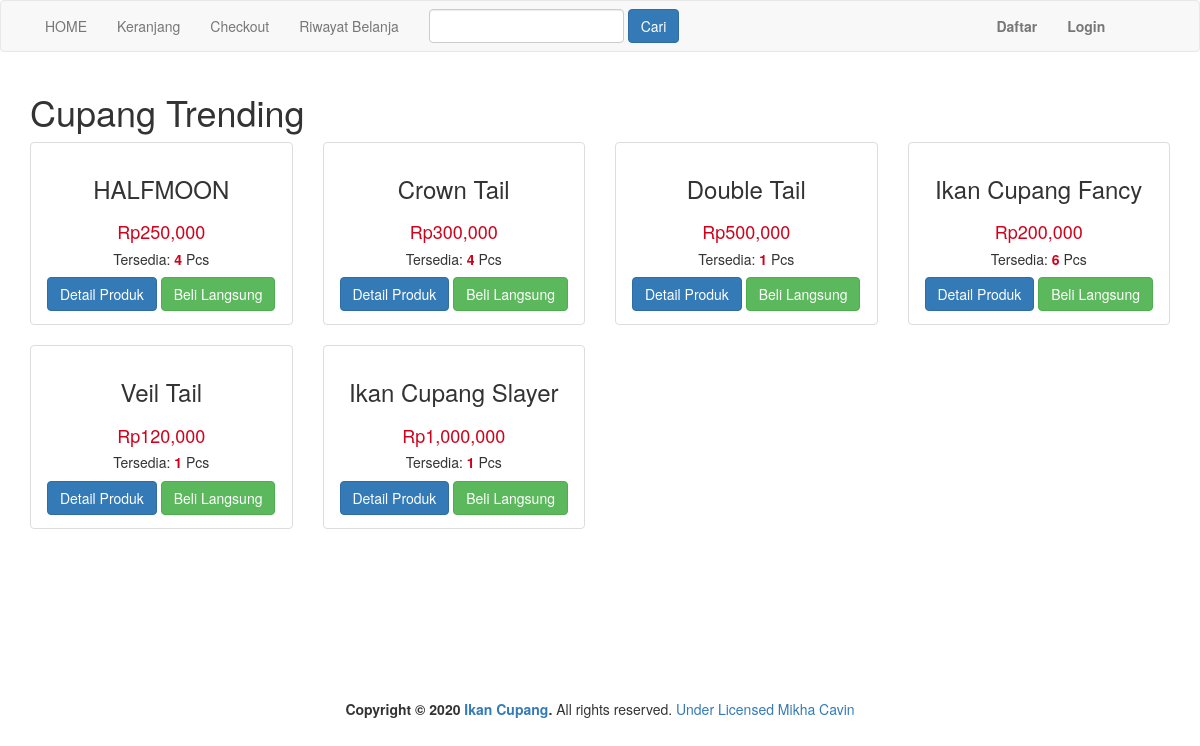
The page / on the database its author committed.
### tables this page shows
CREATE TABLE `produk` (
  `id_produk` int(11) NOT NULL,
  `nama_produk` varchar(100) NOT NULL,
  `harga_produk` int(11) NOT NULL,
  `berat_produk` int(11) NOT NULL,
  `foto_produk` varchar(100) NOT NULL,
  `deskripsi_produk` text NOT NULL,
  `stok_produk` int(100) NOT NULL
);

### index.php (the view, shortened to what this page needs)
<?php
include 'koneksi.php'; ?>
<!DOCTYPE html>
<html>
<head>
	<link rel="stylesheet" href="admin/assets/bower_components/bootstrap/dist/css/bootstrap.min.css">
</head>
<body>
	<?php include 'menu.php'; ?>
	<section class="konten">
		<div class="container">
			<h1>Cupang Trending</h1>
			<div class="row">
				<?php $ambil = $koneksi->query("SELECT * FROM produk"); ?>
				<?php while ($perproduk = $ambil->fetch_assoc()) { ?>
				<div class="col-xs-6 col-sm-4 col-md-3">
					<div class="thumbnail">
						<div class="caption text-center">
							<h3><?php echo $perproduk['nama_produk']; ?></h3>
							<h4 style="color: #d0011b; padding-top: 10px">Rp<?php echo number_format($perproduk['harga_produk']); ?></h4>
							<h5>Tersedia: <b style="color: #d0011b"><?php echo $perproduk ['stok_produk'];?></b> Pcs</h5>
							<a href="detail.php?id=<?php echo$perproduk['id_produk']; ?>" class="btn btn-primary">Detail Produk</a>
							<a href="beli.php?id=<?php echo$perproduk['id_produk']; ?>" class="btn btn-success">Beli Langsung</a>
						</div>
					</div>
				</div>
				<?php } ?>
			</div>
		</div>
	</section>
	<footer class="main-footer text-center">
	<div style="margin-top: 150px; margin-bottom: 100px;">
	<strong>Copyright &copy; 2020 <a href="#">Ikan Cupang</a>.</strong> All rights reserved. <a href="https://github.com/mikhacavin/web-ikan-cupang">Under Licensed Mikha Cavin</a>
	</div>
  </footer>
</body>
</html>

### menu.php
<nav class="navbar navbar-default">
	<div class="container">
		<ul class="nav navbar-nav navbar-left">
			<li><a href="index.php">HOME</a></li>
			<li><a href="keranjang.php">Keranjang</a></li>
			<li><a href="checkout.php">Checkout</a></li>
			<li><a href="riwayat.php">Riwayat Belanja</a></li>
			<?php if ( isset($_SESSION['pelanggan'])): ?>
		</ul>
			<form action="pencarian.php" method="get" class="navbar-form navbar-left">
							<input type="text" class="form-control" name="keyword">
							<button class="btn btn-primary">Cari</button>
						</form>
				<ul class="nav navbar-nav navbar-right">
					<li>
						<a href="index.php" class="navbar-brand"><?php echo  $_SESSION['pelanggan']['nama_pelanggan'];?></a>
					</li>
					<li><a href="logout.php">Logout</a></li>
					<?php else: ?>
						<form action="pencarian.php" method="get" class="navbar-form navbar-left">
							<input type="text" class="form-control" name="keyword">
							<button class="btn btn-primary">Cari</button>
						</form>
						<li><a href="daftar.php" style="margin-left: 20.5em;"><b>Daftar</b></a></li>
						<li><a href="login.php"><b>Login</b></a></li>
						<?php endif ?>
				</ul>
	</div>
</nav>

### rows shown on the page
produk: nama_produk "HALFMOON", harga_produk "250,000", stok_produk "4"
produk: nama_produk "Crown Tail", harga_produk "300,000", stok_produk "4"
produk: nama_produk "Double Tail", harga_produk "500,000", stok_produk "1"
produk: nama_produk "Ikan Cupang Fancy", harga_produk "200,000", stok_produk "6"
produk: nama_produk "Veil Tail", harga_produk "120,000", stok_produk "1"
produk: nama_produk "Ikan Cupang Slayer", harga_produk "1,000,000", stok_produk "1"
